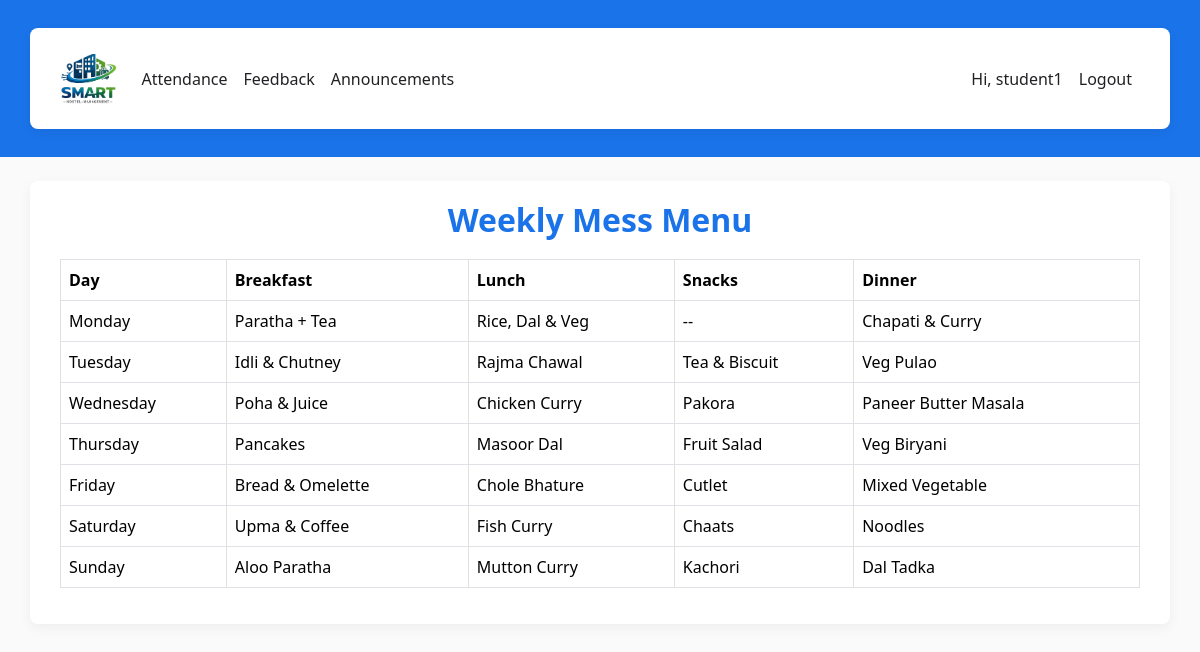
Screenshot of /mess/menu/ (signed in) with the database file from the repository.
### hostel/models.py (models this page shows, shortened)
class WeeklyMenu(models.Model):
    DAYS_OF_WEEK = [
        ('01-monday', 'Monday'),
        ('02-tuesday', 'Tuesday'),
        ('03-wednesday', 'Wednesday'),
        ('04-thursday', 'Thursday'),
        ('05-friday', 'Friday'),
        ('06-saturday', 'Saturday'),
        ('07-sunday', 'Sunday'),
    ]
    day = models.CharField(max_length=12, choices=DAYS_OF_WEEK, unique=True)
    breakfast = models.TextField()
    lunch = models.TextField()
    snacks = models.TextField(blank=True, help_text="Optional snacks for the day")
    dinner = models.TextField()
    is_active = models.BooleanField(default=True)

### hostel/views.py (the view, shortened to what this page needs)
# urls.py: path('mess/menu/', views.view_weekly_menu, name='menu'),
@login_required
def view_weekly_menu(request):
    try:
        menu = list(WeeklyMenu.objects.filter(is_active=True).order_by('day'))
    except OperationalError:
        menu = []
    return render(request, 'hostel/menu.html', {'weekly_menu': menu})

### templates/hostel/menu.html
{% extends 'hostel/base.html' %}
{% block content %}
<h2>Weekly Mess Menu</h2>
<table class="table table-bordered">
    <thead>
        <tr>
            <th>Day</th>
            <th>Breakfast</th>
            <th>Lunch</th>
            <th>Snacks</th>
            <th>Dinner</th>
        </tr>
    </thead>
    <tbody>
        {% for m in weekly_menu %}
            <tr>
                <td>{{ m.get_day_display }}</td>
                <td>{{ m.breakfast|linebreaksbr }}</td>
                <td>{{ m.lunch|linebreaksbr }}</td>
                <td>{{ m.snacks|linebreaksbr }}</td>
                <td>{{ m.dinner|linebreaksbr }}</td>
            </tr>
        {% empty %}
            <tr><td colspan="5">No menu available.</td></tr>
        {% endfor %}
    </tbody>
</table>
{% endblock %}

### templates/hostel/base.html (shortened to what this page needs)
{% load static %}
<!doctype html>
<html lang="en">
  <head>
    <link href="https://cdn.jsdelivr.net/npm/bootstrap@5.3.2/dist/css/bootstrap.min.css" rel="stylesheet">
    <link href="{% static 'hostel/css/style.css' %}" rel="stylesheet">
  </head>
  <body>
    <nav class="navbar navbar-expand-lg navbar-dark mb-4" style="background: #1A73E8;">
      <div class="container">
        <a class="navbar-brand" href="{% url 'home' %}">
          <img src="{% static 'hostel/img/logo.png' %}" alt="Smart Hostel" class="d-inline-block align-text-top logo-img">
        </a>
        <div class="collapse navbar-collapse" id="nav">
          <ul class="navbar-nav me-auto">
            {% if user.is_authenticated %}
              {% if not user.is_staff %}
                <li class="nav-item"><a class="nav-link" href="{% url 'attendance' %}">Attendance</a></li>
                <li class="nav-item"><a class="nav-link" href="{% url 'feedback' %}">Feedback</a></li>
                <li class="nav-item"><a class="nav-link" href="{% url 'announcements' %}">Announcements</a></li>
              {% endif %}
            {% endif %}
          </ul>
          <ul class="navbar-nav">
            {% if user.is_authenticated %}
              <li class="nav-item"><span class="nav-link">Hi, {{ user.username }}</span></li>
              <li class="nav-item"><a class="nav-link" href="{% url 'logout' %}">Logout</a></li>
            {% else %}
              <li class="nav-item"><a class="nav-link" href="{% url 'login' %}">Login</a></li>
              <li class="nav-item"><a class="nav-link" href="{% url 'signup' %}">Sign up</a></li>
            {% endif %}
          </ul>
        </div>
      </div>
    </nav>
    <div class="container">
      {% block content %}{% endblock %}
    </div>
  </body>
</html>

### static/hostel/css/style.css (style rules this page uses)
body { font-family: 'Segoe UI', Tahoma, Geneva, Verdana, sans-serif; background: #FAFAFA; color: #202124; min-height: 100vh; margin: 0; }
.container { background: #FFFFFF; border-radius: 8px; box-shadow: 0 4px 12px rgba(0,0,0,0.05); margin: 20px auto; padding: 20px 30px; }
h1,h2,h3,h4,h5,h6 { color: #1A73E8; font-weight: 600; }
h2 { text-align: center; margin-bottom: 20px; }
a { color: #0D47A1; }
p, li, span, label, input, textarea { color: #202124; }
a, .nav-link { color: #0D47A1; }
table { width: 100%; border-collapse: collapse; }
table th, table td { padding: 8px 12px; border: 1px solid #e0e0e0; }
table th { background: #F1F3F4; }
.navbar, .footer { background: #1A73E8; }
.navbar .nav-link, .footer a { color: #202124 !important; }
.navbar .navbar-brand { color: #202124 !important; }
.navbar-brand img { height: 50px; width: auto; display: block; }

### rows the page displays
WeeklyMenu: day "Monday", breakfast "Paratha + Tea", lunch "Rice, Dal & Veg", snacks "--", dinner "Chapati & Curry"
WeeklyMenu: day "Tuesday", breakfast "Idli & Chutney", lunch "Rajma Chawal", snacks "Tea & Biscuit", dinner "Veg Pulao"
WeeklyMenu: day "Wednesday", breakfast "Poha & Juice", lunch "Chicken Curry", snacks "Pakora", dinner "Paneer Butter Masala"
WeeklyMenu: day "Thursday", breakfast "Pancakes", lunch "Masoor Dal", snacks "Fruit Salad", dinner "Veg Biryani"
WeeklyMenu: day "Friday", breakfast "Bread & Omelette", lunch "Chole Bhature", snacks "Cutlet", dinner "Mixed Vegetable"
WeeklyMenu: day "Saturday", breakfast "Upma & Coffee", lunch "Fish Curry", snacks "Chaats", dinner "Noodles"
WeeklyMenu: day "Sunday", breakfast "Aloo Paratha", lunch "Mutton Curry", snacks "Kachori", dinner "Dal Tadka"

### other values shown
{{ user.username }} "student1"
